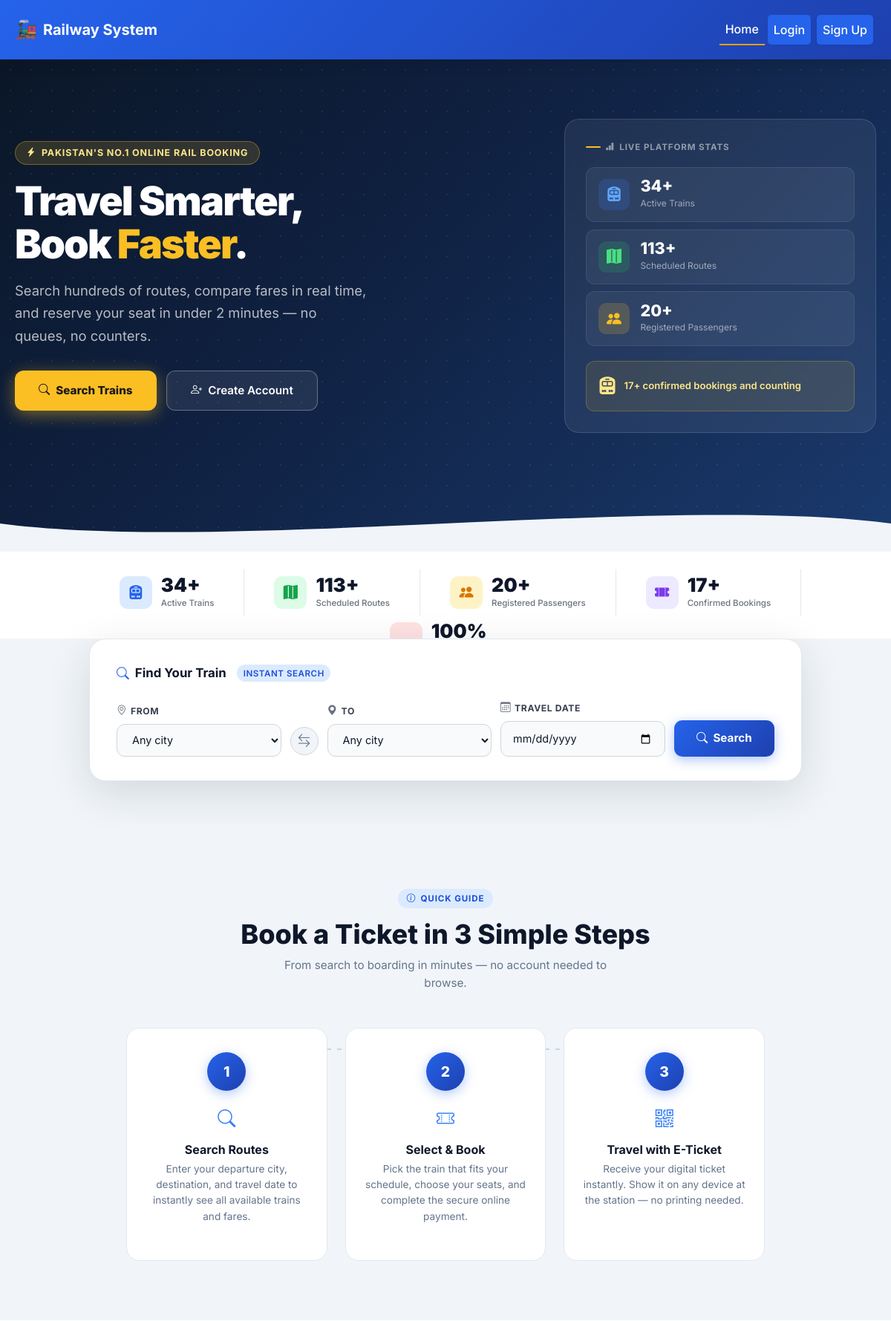
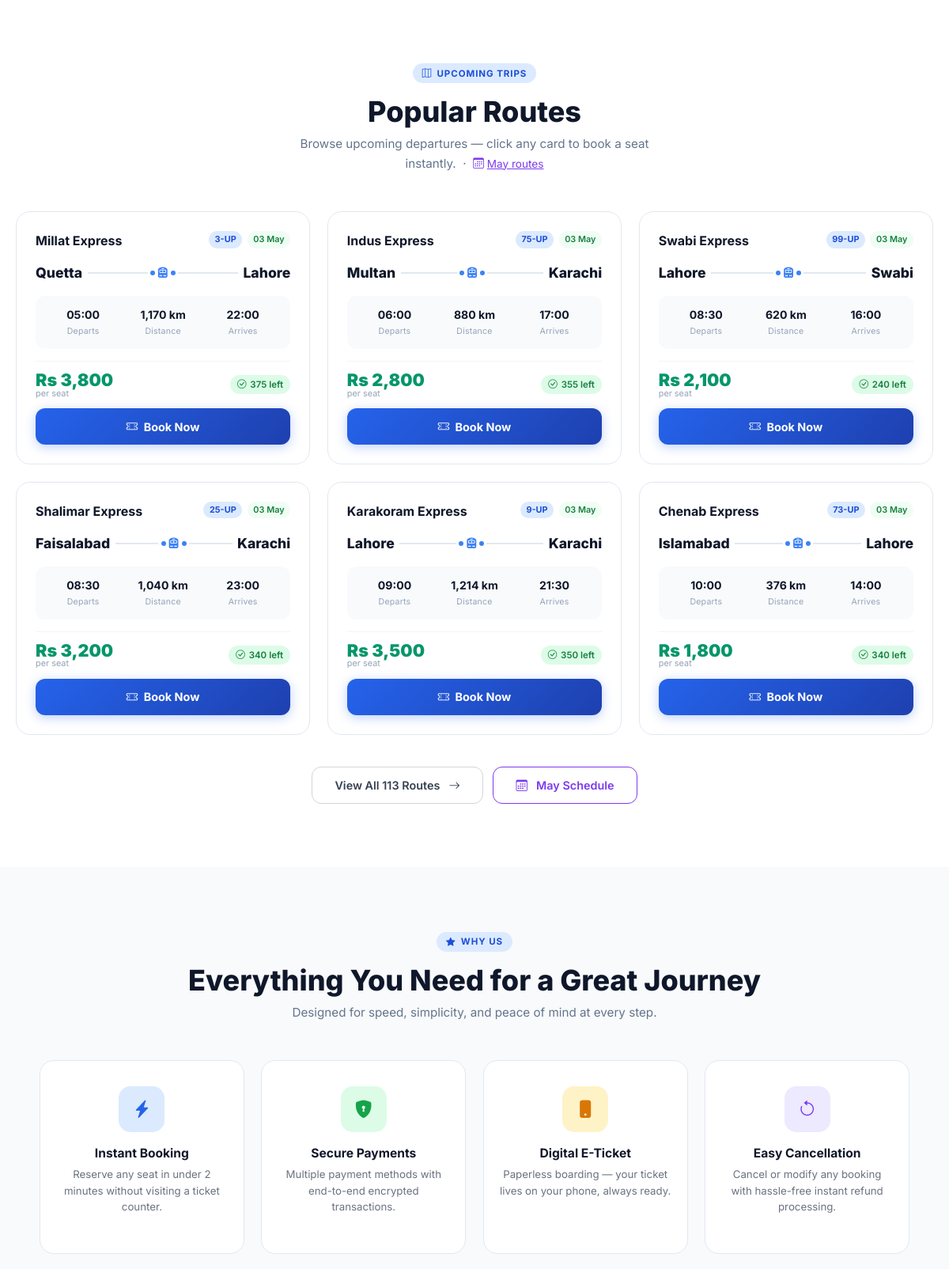
The page /index.php (upper part) on the database its author committed (2 pictures, top to bottom).
### tables this page shows
CREATE TABLE IF NOT EXISTS routes (
    route_id INT PRIMARY KEY AUTO_INCREMENT,
    train_id INT NOT NULL,
    departure_city VARCHAR(100) NOT NULL,
    arrival_city VARCHAR(100) NOT NULL,
    departure_time TIME NOT NULL,
    arrival_time TIME NOT NULL,
    distance_km DECIMAL(10, 2),
    base_fare DECIMAL(10, 2) NOT NULL,
    journey_date DATE NOT NULL,
    available_seats INT NOT NULL,
    status ENUM('scheduled', 'cancelled', 'completed') DEFAULT 'scheduled',
    created_at TIMESTAMP DEFAULT CURRENT_TIMESTAMP,
    updated_at TIMESTAMP DEFAULT CURRENT_TIMESTAMP ON UPDATE CURRENT_TIMESTAMP,
    FOREIGN KEY (train_id) REFERENCES trains(train_id) ON DELETE CASCADE,
    UNIQUE KEY unique_train_date (train_id, journey_date)
);

CREATE TABLE IF NOT EXISTS trains (
    train_id INT PRIMARY KEY AUTO_INCREMENT,
    train_name VARCHAR(100) NOT NULL,
    train_number VARCHAR(50) UNIQUE NOT NULL,
    train_type VARCHAR(50) NOT NULL,
    total_seats INT NOT NULL,
    available_seats INT NOT NULL,
    status ENUM('active', 'inactive', 'maintenance') DEFAULT 'active',
    created_at TIMESTAMP DEFAULT CURRENT_TIMESTAMP,
    updated_at TIMESTAMP DEFAULT CURRENT_TIMESTAMP ON UPDATE CURRENT_TIMESTAMP
);

### index.php (the view, shortened to what the rows shown need)
<?php
require_once 'config/database.php';
require_once 'src/classes/Database.php';
require_once 'src/classes/Train.php';
$db = new Database();
$db->connect();
$train = new Train($db);
$search_from = isset($_GET['departure_city']) ? trim($_GET['departure_city']) : '';
$search_to   = isset($_GET['arrival_city'])   ? trim($_GET['arrival_city'])   : '';
$search_date = isset($_GET['journey_date'])   ? trim($_GET['journey_date'])   : '';
$has_search  = $search_from !== '' || $search_to !== '' || $search_date !== '';
$show_all    = isset($_GET['show_all']);
$show_month  = isset($_GET['show_month']);
if ($has_search) {
    $conn  = $db->getConnection();
    $where = ["r.status = 'scheduled'", "r.journey_date >= CURDATE()"];
    if ($search_from) $where[] = "r.departure_city = '" . $conn->real_escape_string($search_from) . "'";
    if ($search_to)   $where[] = "r.arrival_city   = '" . $conn->real_escape_string($search_to)   . "'";
    if ($search_date) $where[] = "r.journey_date   = '" . $conn->real_escape_string($search_date)  . "'";
    $sql    = "SELECT r.*, t.train_name, t.train_number FROM routes r JOIN trains t ON r.train_id = t.train_id WHERE " . implode(' AND ', $where) . " ORDER BY r.journey_date, r.departure_time";
    $routes = $db->select($sql) ?: [];
} else {
    $routes = $train->getAllRoutes() ?: [];
}
require_once 'inc/header.php';
?>
<section class="ix-hero">
    <div class="ix-hero-inner">
        <div>
            <h1>Travel Smarter,<br>Book <em>Faster</em>.</h1>
        </div>
    </div>
</section>
<div class="ix-how">
    <div class="ix-section-head">
        <h2>Book a Ticket in 3 Simple Steps</h2>
    </div>
</div>
<div class="ix-routes-band" id="routes">
    <div class="ix-section-head">
        <?php if ($has_search): ?>
        <div class="ix-section-badge"><i class="bi bi-search"></i> Search Results</div>
        <h2>
            <?= count($routes) ?> route<?= count($routes) !== 1 ? 's' : '' ?> found
        </h2>
        <p>
            <?php
            $parts = [];
            if ($search_from) $parts[] = 'from <strong>' . htmlspecialchars($search_from) . '</strong>';
            if ($search_to)   $parts[] = 'to <strong>'   . htmlspecialchars($search_to)   . '</strong>';
            if ($search_date) $parts[] = 'on <strong>'   . date('D, d M Y', strtotime($search_date)) . '</strong>';
            echo implode(' ', $parts);
            ?>
            &nbsp;·&nbsp; <a href="index.php" style="font-size:.85rem;">Clear search</a>
        </p>
        <?php else: ?>
        <h2><?= $show_all ? 'All Available Routes' : 'Popular Routes' ?></h2>
        <?php endif; ?>
    </div>
    <div class="ix-routes-grid">
        <?php if ($routes): ?>
            <?php foreach (($has_search || $show_all) ? $routes : array_slice($routes, 0, 6) as $route): ?>
            <?php
                $seats = (int)$route['available_seats'];
                if ($seats > 20)      { $seatClass = 'high'; $seatIcon = 'bi-check-circle'; }
                elseif ($seats > 10)  { $seatClass = 'mid';  $seatIcon = 'bi-exclamation-circle'; }
                else                  { $seatClass = 'low';  $seatIcon = 'bi-x-circle'; }
                $journeyDate = !empty($route['journey_date']) ? date('d M', strtotime($route['journey_date'])) : '';
            ?>
            <div class="ix-route-card">
                <div class="ix-rc-top">
                    <span class="train-name"><?= htmlspecialchars($route['train_name']) ?></span>
                    <div class="badges">
                        <span class="badge-num"><?= htmlspecialchars($route['train_number']) ?></span>
                        <?php if ($journeyDate): ?>
                        <span class="badge-date"><?= $journeyDate ?></span>
                        <?php endif; ?>
                    </div>
                </div>
                <div class="ix-rc-route">
                    <span class="city"><?= htmlspecialchars($route['departure_city']) ?></span>
                    <span class="rc-connector">
                        <span class="line"></span>
                        <span class="dot"></span>
                        <span class="train-ic"><i class="bi bi-train-front-fill"></i></span>
                        <span class="dot"></span>
                        <span class="line"></span>
                    </span>
                    <span class="city"><?= htmlspecialchars($route['arrival_city']) ?></span>
                </div>
                <div class="ix-rc-meta">
                    <div>
                        <div class="m-val"><?= date('H:i', strtotime($route['departure_time'])) ?></div>
                        <div class="m-lbl">Departs</div>
                    </div>
                    <div>
                        <div class="m-val"><?= number_format($route['distance_km'], 0) ?> km</div>
                        <div class="m-lbl">Distance</div>
                    </div>
                    <div>
                        <div class="m-val"><?= date('H:i', strtotime($route['arrival_time'])) ?></div>
                        <div class="m-lbl">Arrives</div>
                    </div>
                </div>
                <div class="ix-rc-footer">
                    <div class="fare">
                        Rs <?= number_format($route['base_fare'], 0) ?>
                        <small>per seat</small>
                    </div>
                    <span class="seats-badge <?= $seatClass ?>">
                        <i class="bi <?= $seatIcon ?>"></i> <?= $seats ?> left
                    </span>
                </div>
                <a href="book.php?route_id=<?= (int)$route['route_id'] ?>" class="btn-book-ix">
                    <i class="bi bi-ticket-perforated me-1"></i> Book Now
                </a>
            </div>
            <?php endforeach; ?>
        <?php endif; ?>
    </div>
</div>
<div class="ix-features-band">
    <div class="ix-section-head">
        <h2>Everything You Need for a Great Journey</h2>
    </div>
</div>
<?php require_once 'inc/footer.php'; ?>

### rows shown on the page
routes: train.train_name "Millat Express", train.train_number "3-UP", journey_date "03 May", departure_city "Quetta", arrival_city "Lahore", departure_time "05:00", distance_km "1,170", arrival_time "22:00", base_fare "3,800", available_seats "375"
routes: train.train_name "Indus Express", train.train_number "75-UP", journey_date "03 May", departure_city "Multan", arrival_city "Karachi", departure_time "06:00", distance_km "880", arrival_time "17:00", base_fare "2,800", available_seats "355"
routes: train.train_name "Swabi Express", train.train_number "99-UP", journey_date "03 May", departure_city "Lahore", arrival_city "Swabi", departure_time "08:30", distance_km "620", arrival_time "16:00", base_fare "2,100", available_seats "240"
routes: train.train_name "Shalimar Express", train.train_number "25-UP", journey_date "03 May", departure_city "Faisalabad", arrival_city "Karachi", departure_time "08:30", distance_km "1,040", arrival_time "23:00", base_fare "3,200", available_seats "340"
routes: train.train_name "Karakoram Express", train.train_number "9-UP", journey_date "03 May", departure_city "Lahore", arrival_city "Karachi", departure_time "09:00", distance_km "1,214", arrival_time "21:30", base_fare "3,500", available_seats "350"
routes: train.train_name "Chenab Express", train.train_number "73-UP", journey_date "03 May", departure_city "Islamabad", arrival_city "Lahore", departure_time "10:00", distance_km "376", arrival_time "14:00", base_fare "1,800", available_seats "340"

### other values the page prints
$total_trains "34"
$total_routes "113"
$total_users "20"
$total_bookings "17"
count($routes) "113"
